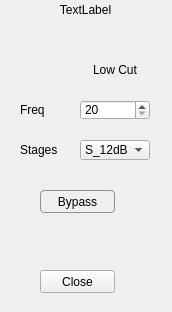
<?xml version="1.0" encoding="UTF-8"?>
<ui version="4.0">
 <class>Amp_Mic_Quad_Xover</class>
 <widget class="QDialog" name="Amp_Mic_Quad_Xover">
  <property name="geometry">
   <rect>
    <x>0</x>
    <y>0</y>
    <width>172</width>
    <height>312</height>
   </rect>
  </property>
  <property name="windowTitle">
   <string>Dialog</string>
  </property>
  <widget class="QWidget" name="widget" native="true">
   <property name="geometry">
    <rect>
     <x>0</x>
     <y>30</y>
     <width>171</width>
     <height>221</height>
    </rect>
   </property>
   <property name="styleSheet">
    <string notr="true">QPushButton {
     border: 1px solid #8f8f91;
     border-radius: 4px;
     background-color: qlineargradient(x1: 0, y1: 0, x2: 0, y2: 1,
                                       stop: 0 #f6f7fa, stop: 1 #dadbde);
 }

 QPushButton:pressed {
     background-color: qlineargradient(x1: 0, y1: 0, x2: 0, y2: 1,
                                       stop: 0 #dadbde, stop: 1 #f6f7fa);
 }
QPushButton:checked{
	background-color: rgb(0, 178, 0);
}</string>
   </property>
   <widget class="QLabel" name="label_3">
    <property name="geometry">
     <rect>
      <x>80</x>
      <y>30</y>
      <width>70</width>
      <height>20</height>
     </rect>
    </property>
    <property name="text">
     <string>Low Cut</string>
    </property>
    <property name="alignment">
     <set>Qt::AlignCenter</set>
    </property>
   </widget>
   <widget class="QLabel" name="label_4">
    <property name="geometry">
     <rect>
      <x>20</x>
      <y>70</y>
      <width>54</width>
      <height>20</height>
     </rect>
    </property>
    <property name="text">
     <string>Freq</string>
    </property>
   </widget>
   <widget class="QLabel" name="label_5">
    <property name="geometry">
     <rect>
      <x>20</x>
      <y>110</y>
      <width>54</width>
      <height>20</height>
     </rect>
    </property>
    <property name="text">
     <string>Stages</string>
    </property>
   </widget>
   <widget class="QSpinBox" name="high_freq">
    <property name="geometry">
     <rect>
      <x>80</x>
      <y>70</y>
      <width>70</width>
      <height>20</height>
     </rect>
    </property>
    <property name="minimum">
     <number>20</number>
    </property>
    <property name="maximum">
     <number>20000</number>
    </property>
   </widget>
   <widget class="QComboBox" name="high_stages">
    <property name="geometry">
     <rect>
      <x>80</x>
      <y>110</y>
      <width>70</width>
      <height>20</height>
     </rect>
    </property>
    <item>
     <property name="text">
      <string>S_12dB</string>
     </property>
    </item>
    <item>
     <property name="text">
      <string>S_24dB</string>
     </property>
    </item>
    <item>
     <property name="text">
      <string>S_36dB</string>
     </property>
    </item>
    <item>
     <property name="text">
      <string>S_48dB</string>
     </property>
    </item>
   </widget>
   <widget class="QPushButton" name="bypass">
    <property name="geometry">
     <rect>
      <x>40</x>
      <y>160</y>
      <width>75</width>
      <height>23</height>
     </rect>
    </property>
    <property name="text">
     <string>Bypass</string>
    </property>
    <property name="checkable">
     <bool>true</bool>
    </property>
   </widget>
  </widget>
  <widget class="QLabel" name="head">
   <property name="geometry">
    <rect>
     <x>0</x>
     <y>0</y>
     <width>171</width>
     <height>20</height>
    </rect>
   </property>
   <property name="text">
    <string>TextLabel</string>
   </property>
   <property name="alignment">
    <set>Qt::AlignCenter</set>
   </property>
  </widget>
  <widget class="QPushButton" name="close">
   <property name="geometry">
    <rect>
     <x>40</x>
     <y>270</y>
     <width>75</width>
     <height>23</height>
    </rect>
   </property>
   <property name="text">
    <string>Close</string>
   </property>
  </widget>
 </widget>
 <resources/>
 <connections/>
</ui>
